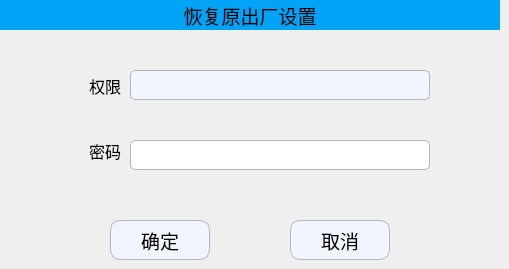
     <widget class="QWidget" name="page_3">
      <widget class="QLabel" name="label_10">
       <property name="geometry">
        <rect>
         <x>0</x>
         <y>0</y>
         <width>500</width>
         <height>30</height>
        </rect>
       </property>
       <property name="minimumSize">
        <size>
         <width>500</width>
         <height>30</height>
        </size>
       </property>
       <property name="maximumSize">
        <size>
         <width>500</width>
         <height>30</height>
        </size>
       </property>
       <property name="font">
        <font>
         <pointsize>14</pointsize>
        </font>
       </property>
       <property name="styleSheet">
        <string notr="true">QLabel{background-color:rgb(00,163,245);}</string>
       </property>
       <property name="text">
        <string>恢复原出厂设置</string>
       </property>
       <property name="alignment">
        <set>Qt::AlignCenter</set>
       </property>
      </widget>
      <widget class="QLineEdit" name="Edit_code">
       <property name="geometry">
        <rect>
         <x>130</x>
         <y>140</y>
         <width>300</width>
         <height>30</height>
        </rect>
       </property>
       <property name="minimumSize">
        <size>
         <width>300</width>
         <height>30</height>
        </size>
       </property>
       <property name="styleSheet">
        <string notr="true">border-style:solid; /*边框风格*/
border-width:1px;/*边框宽度*/
border-color:#B4B6BC; /*边框颜色*/
border-radius:5px; /*边框倒角*/</string>
       </property>
       <property name="echoMode">
        <enum>QLineEdit::Password</enum>
       </property>
      </widget>
      <widget class="QPushButton" name="Btn_RSTOk">
       <property name="geometry">
        <rect>
         <x>110</x>
         <y>220</y>
         <width>100</width>
         <height>40</height>
        </rect>
       </property>
       <property name="minimumSize">
        <size>
         <width>100</width>
         <height>40</height>
        </size>
       </property>
       <property name="maximumSize">
        <size>
         <width>100</width>
         <height>40</height>
        </size>
       </property>
       <property name="font">
        <font>
         <pointsize>14</pointsize>
        </font>
       </property>
       <property name="styleSheet">
        <string notr="true">QPushButton
{
    background-color:#F1F5FE;
    border-style:solid; /*边框风格*/
    border-width:1px;/*边框宽度*/
    border-color:#B4B6BC; /*边框颜色*/
    border-radius:10px; /*边框倒角*/
}
QPushButton:pressed
{
    border-style:outset; /*边框风格*/
    background-color:qlineargradient(x1: 0, y1: 0, x2: 0, y2: 1, stop:0 #00befa, stop: 1 #0160ea);/*背景色*/
    border-width:1px;/*边框宽度*/
    border-color:#0055ff; /*边框颜色*/
    border-radius:10px; /*边框倒角*/
}</string>
       </property>
       <property name="text">
        <string>确定</string>
       </property>
       <property name="icon">
        <iconset resource="../resource.qrc">
         <normaloff>:/main_images/ok.png</normaloff>:/main_images/ok.png</iconset>
       </property>
       <property name="iconSize">
        <size>
         <width>40</width>
         <height>40</height>
        </size>
       </property>
      </widget>
      <widget class="QPushButton" name="Btn_RSTCancel">
       <property name="geometry">
        <rect>
         <x>290</x>
         <y>220</y>
         <width>100</width>
         <height>40</height>
        </rect>
       </property>
       <property name="minimumSize">
        <size>
         <width>100</width>
         <height>40</height>
        </size>
       </property>
       <property name="maximumSize">
        <size>
         <width>100</width>
         <height>40</height>
        </size>
       </property>
       <property name="font">
        <font>
         <pointsize>14</pointsize>
        </font>
       </property>
       <property name="styleSheet">
        <string notr="true">QPushButton
{
    background-color:#F1F5FE;
    border-style:solid; /*边框风格*/
    border-width:1px;/*边框宽度*/
    border-color:#B4B6BC; /*边框颜色*/
    border-radius:10px; /*边框倒角*/
}
QPushButton:pressed
{
    border-style:outset; /*边框风格*/
    background-color:qlineargradient(x1: 0, y1: 0, x2: 0, y2: 1, stop:0 #00befa, stop: 1 #0160ea);/*背景色*/
    border-width:1px;/*边框宽度*/
    border-color:#0055ff; /*边框颜色*/
    border-radius:10px; /*边框倒角*/
}</string>
       </property>
       <property name="text">
        <string>取消</string>
       </property>
       <property name="icon">
        <iconset resource="../resource.qrc">
         <normaloff>:/main_images/cancel.png</normaloff>:/main_images/cancel.png</iconset>
       </property>
       <property name="iconSize">
        <size>
         <width>30</width>
         <height>30</height>
        </size>
       </property>
      </widget>
      <widget class="QLabel" name="label_3">
       <property name="geometry">
        <rect>
         <x>60</x>
         <y>130</y>
         <width>61</width>
         <height>41</height>
        </rect>
       </property>
       <property name="font">
        <font>
         <pointsize>12</pointsize>
        </font>
       </property>
       <property name="text">
        <string>密码</string>
       </property>
       <property name="alignment">
        <set>Qt::AlignRight|Qt::AlignTrailing|Qt::AlignVCenter</set>
       </property>
      </widget>
      <widget class="QLabel" name="label_2">
       <property name="geometry">
        <rect>
         <x>60</x>
         <y>70</y>
         <width>61</width>
         <height>31</height>
        </rect>
       </property>
       <property name="font">
        <font>
         <pointsize>12</pointsize>
        </font>
       </property>
       <property name="text">
        <string>权限</string>
       </property>
       <property name="alignment">
        <set>Qt::AlignRight|Qt::AlignTrailing|Qt::AlignVCenter</set>
       </property>
      </widget>
      <widget class="QLabel" name="label_user">
       <property name="geometry">
        <rect>
         <x>130</x>
         <y>70</y>
         <width>300</width>
         <height>30</height>
        </rect>
       </property>
       <property name="minimumSize">
        <size>
         <width>300</width>
         <height>30</height>
        </size>
       </property>
       <property name="maximumSize">
        <size>
         <width>300</width>
         <height>30</height>
        </size>
       </property>
       <property name="font">
        <font>
         <pointsize>12</pointsize>
        </font>
       </property>
       <property name="styleSheet">
        <string notr="true">background-color:#F1F5FE;
border-style:solid; /*边框风格*/
border-width:1px;/*边框宽度*/
border-color:#B4B6BC; /*边框颜色*/
border-radius:5px; /*边框倒角*/</string>
       </property>
       <property name="text">
        <string/>
       </property>
       <property name="alignment">
        <set>Qt::AlignCenter</set>
       </property>
      </widget>
     </widget>
